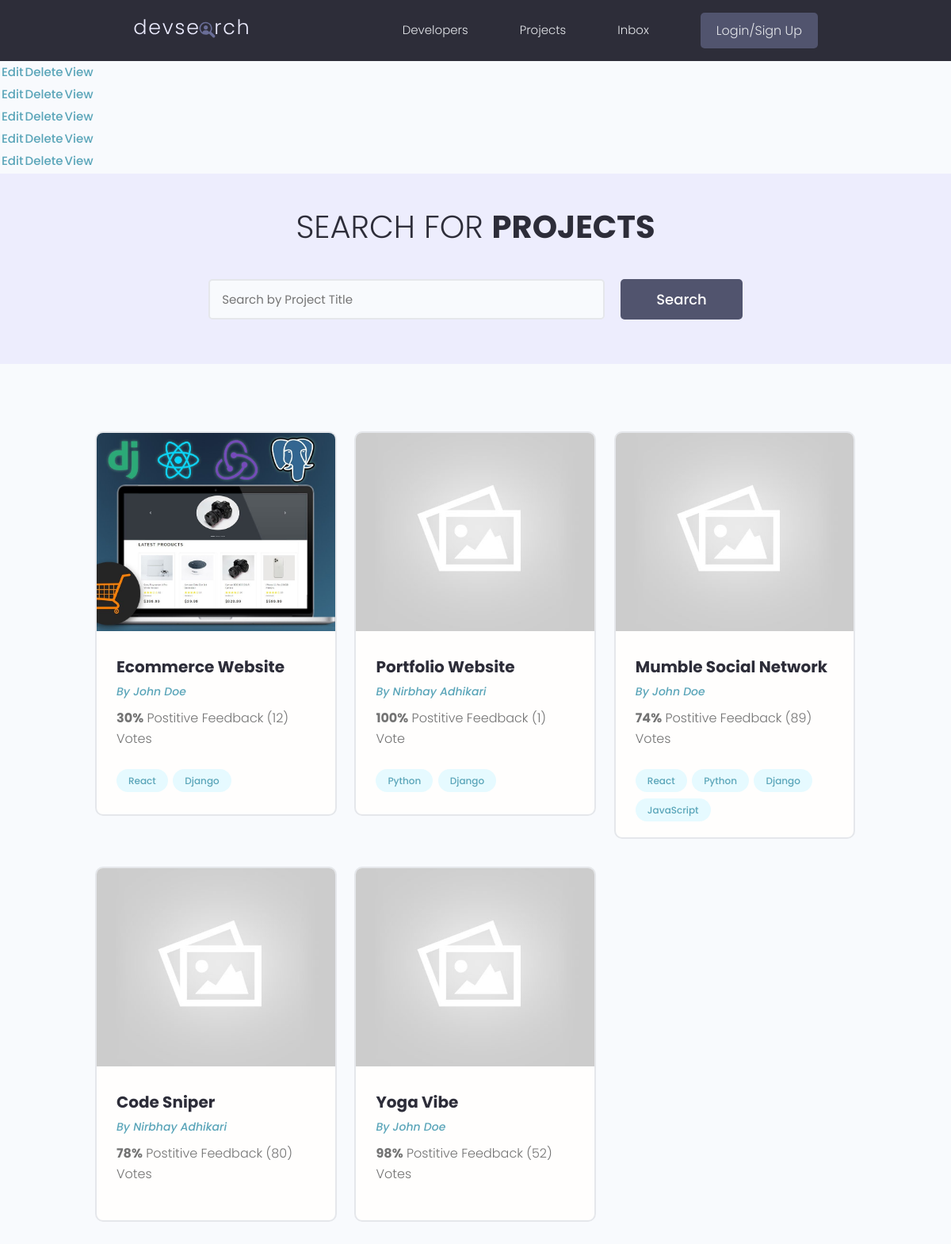
The app's page /projects/, older data.
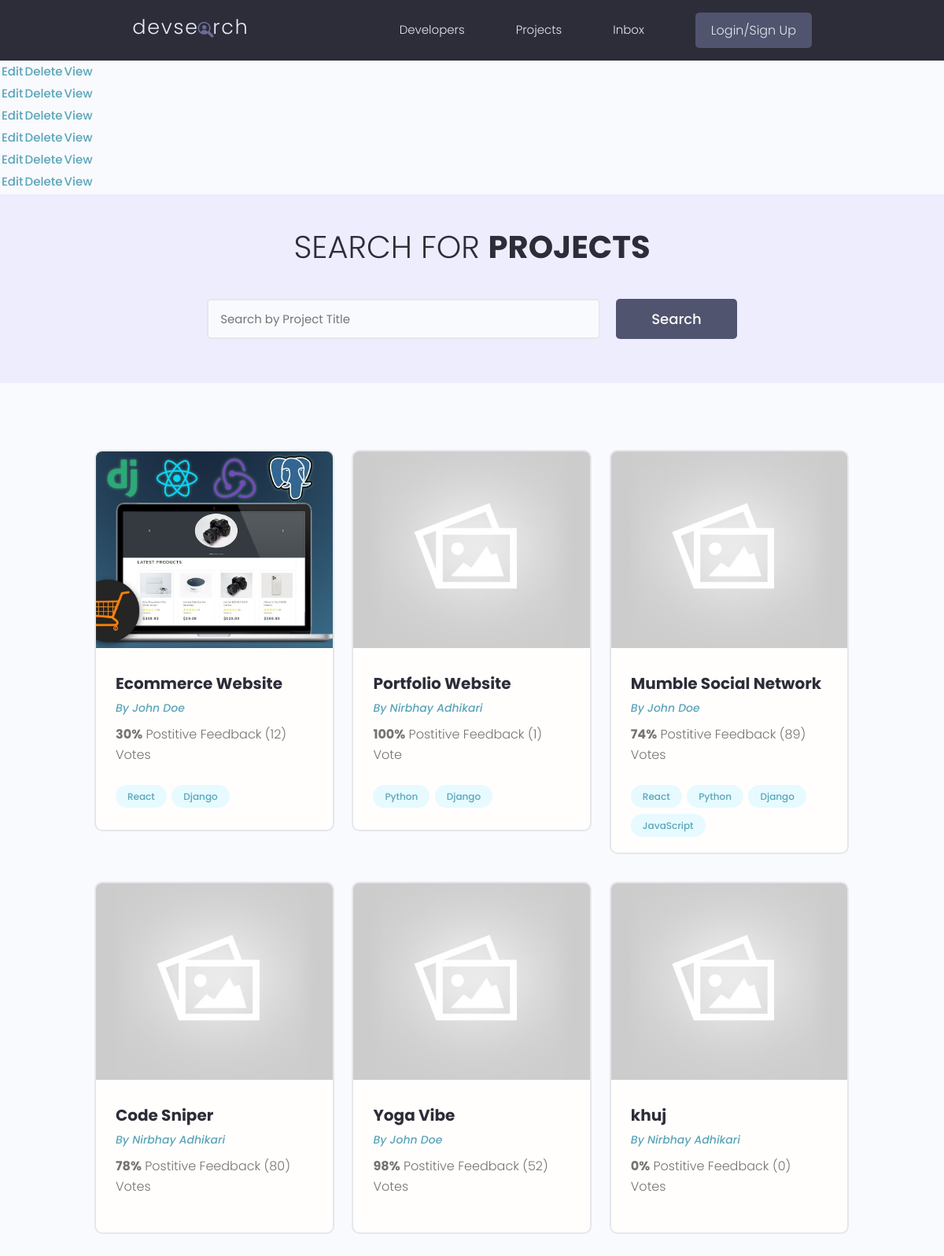
The same page, newer data.
### projects/models.py (models this page shows, shortened)
class Project(models.Model):
    owner= models.ForeignKey(Profile, null=True, blank=True, on_delete=models.SET_NULL )
    title= models.CharField(max_length=200)
    description= models.TextField(null=True, blank=True)
    featured_image= models.ImageField(null=True, blank=True, default='default.jpg')
    demo_link= models.CharField(max_length=2000, null=True, blank=True)
    source_link= models.CharField(max_length=2000, null=True, blank=True)
    tags=models.ManyToManyField('Tag', blank=True)
    vote_total= models.IntegerField(default=0, null=True, blank=True)
    vote_ratio=models.IntegerField(default=0, null=True, blank=True)
    created= models.DateTimeField(auto_now_add=True)
    id= models.UUIDField(default=uuid.uuid4, unique=True, primary_key=True, editable=False)

class Tag(models.Model):
    name= models.CharField(max_length=200)
    created= models.DateTimeField(auto_now_add=True)
    id= models.UUIDField(default=uuid.uuid4, unique=True,
                        primary_key=True, editable=False)
    def __str__(self):
        return self.name

### users/models.py (models this page shows, shortened)
class Profile(models.Model):
    user= models.OneToOneField(User, on_delete=models.CASCADE, null=True, blank=True)
    name= models.CharField(max_length=200, blank=True, null=True)
    email= models.EmailField(max_length=500, blank=True, null=True)
    username= models.CharField(max_length=200, blank=True, null=True)
    location= models.CharField(max_length=200, blank=True, null=True)
    short_intro=models.CharField(max_length=200, blank=True, null=True)
    bio=models.TextField(blank=True, null=True)
    profile_image=models.ImageField(null=True, blank=True, upload_to= 'profiles/', default='profiles/user-default.png')
    social_github= models.CharField(max_length=200, blank=True, null=True)
    social_twitter= models.CharField(max_length=200, blank=True, null=True)
    social_linkedin= models.CharField(max_length=200, blank=True, null=True)
    social_youtube= models.CharField(max_length=200, blank=True, null=True)
    social_website= models.CharField(max_length=200, blank=True, null=True)
    created= models.DateTimeField(auto_now_add=True)
    id= models.UUIDField(default=uuid.uuid4, unique=True, primary_key=True, editable=False)

### projects/views.py (the view)
# urls.py: path('projects/', include('projects.urls')),
def projects(request):
    projects= Project.objects.all()
    context={'projects':projects}
    return render(request, 'projects/projects.html',context)

### projects/templates/projects/projects.html (shortened to what this page needs)
{% extends 'main.html' %}
{% block content %}
<table>
    {% for project in projects %}
    <tr>
        <td><a href="{% url 'update-project' project.id %}">Edit</a></td>
        <td><a href="{% url 'delete-project' project.id%}">Delete</a></td>
        <td><a href="{% url 'project' project.id %}">View</a></td>
    </tr>
    {% endfor %}
</table>
<main class="projects">
    <section class="hero-section text-center">
        <div class="container container--narrow">
            <div class="hero-section__box">
                <h2>Search for <span>Projects</span></h2>
            </div>
            <div class="hero-section__search">
                <form class="form" action="#" method="get">
                    <div class="form__field">
                        <input class="input input--text" id="formInput#search" type="text" name="text"
                            placeholder="Search by Project Title" />
                    </div>
                    <input class="btn btn--sub btn--lg" type="submit" value="Search" />
                </form>
            </div>
        </div>
    </section>
    <section class="projectsList">
        <div class="container">
            <div class="grid grid--three">
                {% for project in projects %}
                <div class="column">
                    <div class="card project">
                        <a href="{% url 'project' project.id %}" class="project">
                            <img class="project__thumbnail" src="{{project.featured_image.url}}" alt="project thumbnail" />
                            <div class="card__body">
                                <h3 class="project__title">{{project.title}}</h3>
                                <p><a class="project__author" href="{% url 'user-profile' project.owner.id %}">By {{project.owner.name}}</a></p>
                                <p class="project--rating">
                                    <span style="font-weight: bold;">{{project.vote_ratio}}%</span> Postitive
                                    Feedback ({{project.vote_total}})  Vote{{project.vote_total|pluralize:"s"}}
                                </p>
                                <div class="project__tags">
                                    {% for tag in project.tags.all %}
                                    <span class="tag tag--pill tag--main">
                                        <small>{{tag}}</small>
                                    </span>
                              {% endfor %}
                                </div>
                            </div>
                        </a>
                    </div>
                </div>
    {% endfor %}
            </div>
        </div>
    </section>
</main>
{% endblock content %}

Row changes from the older to the newer data that the page shows:
added Project: featured_image (placeholder picture), title "khuj", owner.name "Nirbhay Adhikari", vote_ratio "0", vote_total "0"
